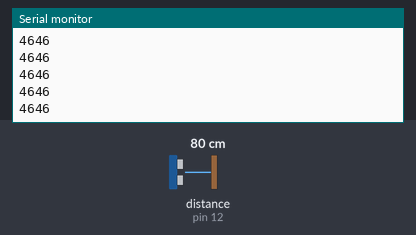
A sketch run on a simulated Arduino Uno, built with avr-gcc and run on an emulated ATmega328P. Shown: the last lines printed to the serial monitor. Wiring (inferred from the names in the program): ultrasonic range finder: trigger pin 11; echo pin 12. The inputs (shaded band) are chosen by the test bench; at power-on: distance to the obstacle (sensor on pin 12) 80 cm. The echo pulse lasts 58.3 µs per cm.

Above: at 1.2 s.
1.3 s: distance to the obstacle (sensor on pin 12) set to 2 cm
At 2.1 s:
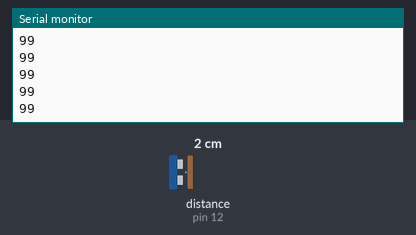
2.8 s: distance to the obstacle (sensor on pin 12) set to 4 cm
At 3.7 s:
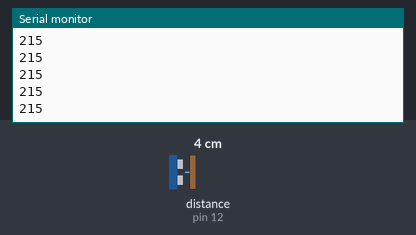
Timing chart, 0 to 5.8 s (numbered marks = the images above; inputs shaded):
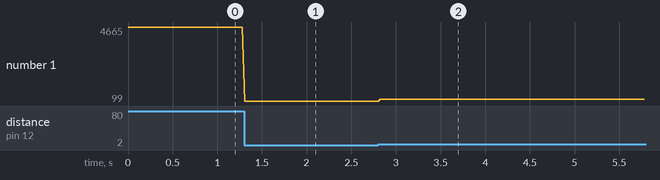

The sketch:

Lesson53_New_Ard.ino
```cpp
int triggerPin = 11;
int echoPin = 12;
int pingTravelTime;
int DT=10;


void setup() {
  // put your setup code here, to run once:
Serial.begin(9600);
pinMode(triggerPin,OUTPUT);
pinMode(echoPin,INPUT);

}

void loop() {
  // put your main code here, to run repeatedly:

digitalWrite(triggerPin,LOW);
delayMicroseconds(DT);
digitalWrite(triggerPin,HIGH);
delayMicroseconds(DT);
digitalWrite(triggerPin,LOW);
pingTravelTime = pulseIn(echoPin,HIGH);
Serial.println(pingTravelTime);
delay(25);

}
```

Measured:
- after the input at 1.3 s, the serial monitor: prints a new line at once (image 1)
- after the input at 2.8 s, the serial monitor: prints a new line at once (image 2)
- plotted number 1: 4646 → 99 after the input at 1.3 s, 99 → 215 after the input at 2.8 s
